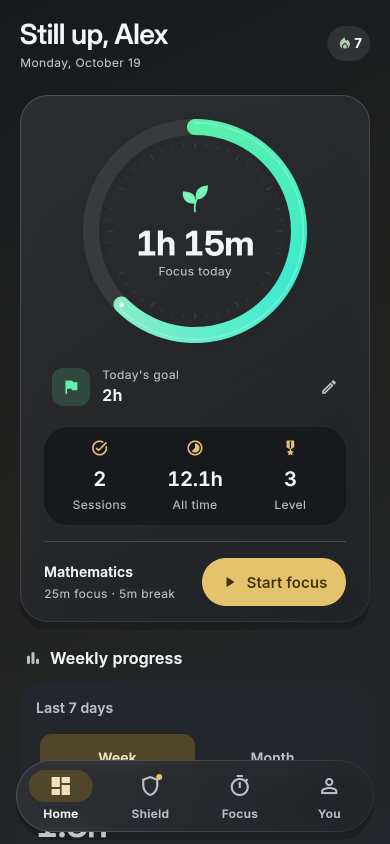
#> input picture docs/screenshots/source/dashboard-dark.png, 780 x 1688 px, found by its file name (shown at 1/2 size)
$ python compose_tablet_promos.py
#> lines starting #> are read from the running program, lines starting #| are printed output that depends on the picture
#!/usr/bin/env python3
"""Compose tablet store banners from actual Flutter captures. Requires Pillow.

Run flutter test tool/capture_tablet_test.dart first, then this script.
The app pixels are preserved at their original aspect ratio; only the tablet
border, typography and background are composed here. All account data is fictional.
"""
from pathlib import Path
import hashlib
import json

from PIL import Image, ImageDraw, ImageFilter, ImageFont

ROOT = Path(__file__).resolve().parents[1]
SOURCE = ROOT / 'build/tablet-captures'
OUTPUT = ROOT / 'build/tablet-promos'
SIZE = (2560, 1600)
CREAM = '#f3ecd6'
GOLD = '#d8bd7b'


def font(size, weight='SemiBold'):
    return ImageFont.truetype(str(ROOT / f'assets/fonts/Inter-{weight}.ttf'), size)


def compose(name, capture, eyebrow, title, subtitle):
#> called with name = '01-home', capture = 'dashboard-dark.png', eyebrow = 'MAKE ROOM.', title = 'For focus.'
    canvas = Image.new('RGB', SIZE, '#0c201d')
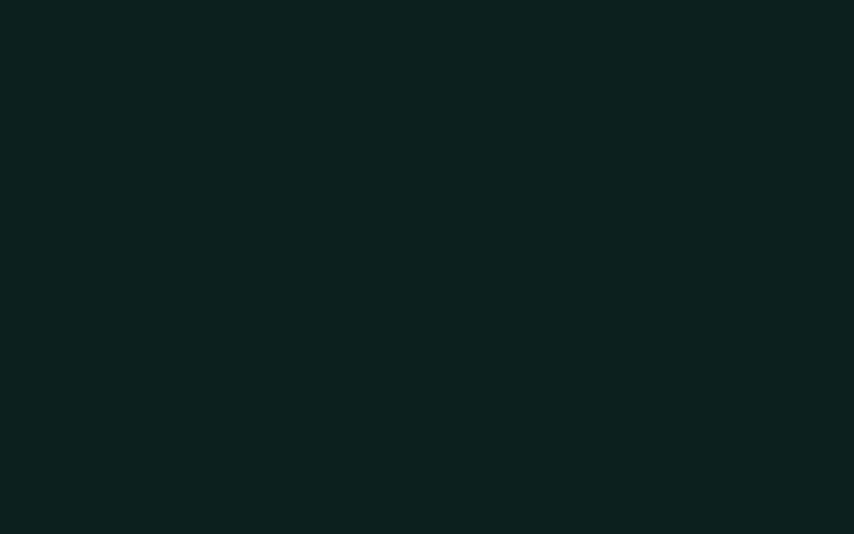
#> canvas: PIL image 2560x1600 RGB (shown at 1/3 size); mean R, G, B 12, 32, 29
    draw = ImageDraw.Draw(canvas)
    # Quiet concentric lines echo the rounded device and timer dial.
    for radius in (660, 840, 1020):
        draw.ellipse((2200-radius, 1350-radius, 2200+radius, 1350+radius),
                     outline='#1d3730', width=2)
    draw.text((150, 90), 'FOCUSFORGE', font=font(30), fill=CREAM)
    draw.line((150, 144, 2410, 144), fill='#30483d', width=2)
    draw.text((150, 195), eyebrow, font=font(33), fill=GOLD)
    draw.text((150, 247), title, font=font(102, 'Bold'), fill=CREAM)
    draw.text((155, 381), subtitle, font=font(31, 'Regular'), fill='#c2cfc2')

    # Landscape tablet: exact 16:10 content, neutral hardware with thin bezel.
    screen_size = (1592, 995)
    screen_origin = (484, 510)
    frame_box = (452, 478, 2108, 1537)
    shadow = Image.new('RGBA', SIZE)
#> shadow: PIL image 2560x1600 RGBA; every value is 0
    ImageDraw.Draw(shadow).rounded_rectangle(
        (452, 500, 2108, 1559), radius=58, fill=(0, 0, 0, 150))
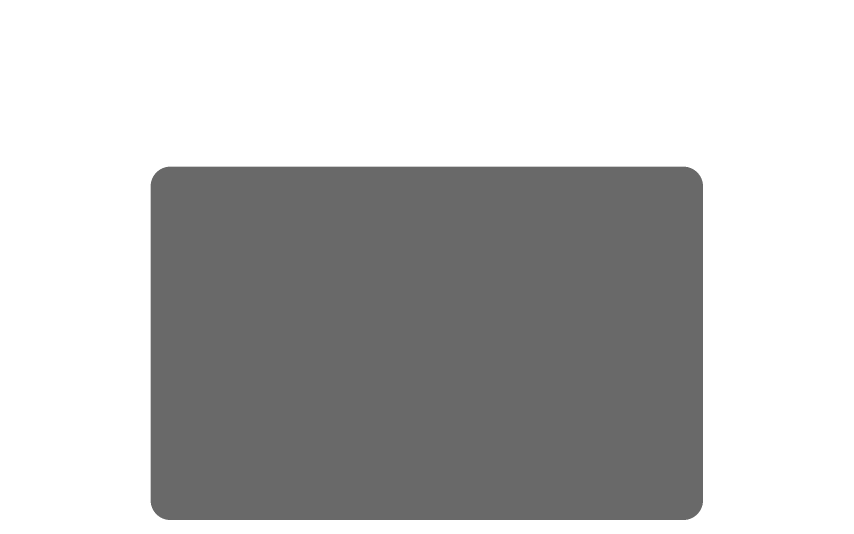
#> shadow: PIL image 2560x1600 RGBA (shown at 1/3 size); mean R, G, B, A 0, 0, 0, 64.2; transparent parts drawn white
    canvas = Image.alpha_composite(canvas.convert('RGBA'), shadow.filter(ImageFilter.GaussianBlur(22)))
#> canvas: PIL image 2560x1600 RGBA
    draw = ImageDraw.Draw(canvas)
    draw.rounded_rectangle(frame_box, radius=58, fill='#101516', outline='#7c827b', width=3)
    draw.rounded_rectangle((461, 487, 2099, 1528), radius=51, outline='#303a36', width=2)
    draw.ellipse((1268, 489, 1276, 497), fill='#42534b')
    source = SOURCE / capture
    with Image.open(source) as image:
#> image is the input picture: PIL image 780x1688 RGBA; mean R, G, B, A 44.6, 48.9, 48.1, 255
#> (the run stopped early here; a loop or call above may not have finished)
